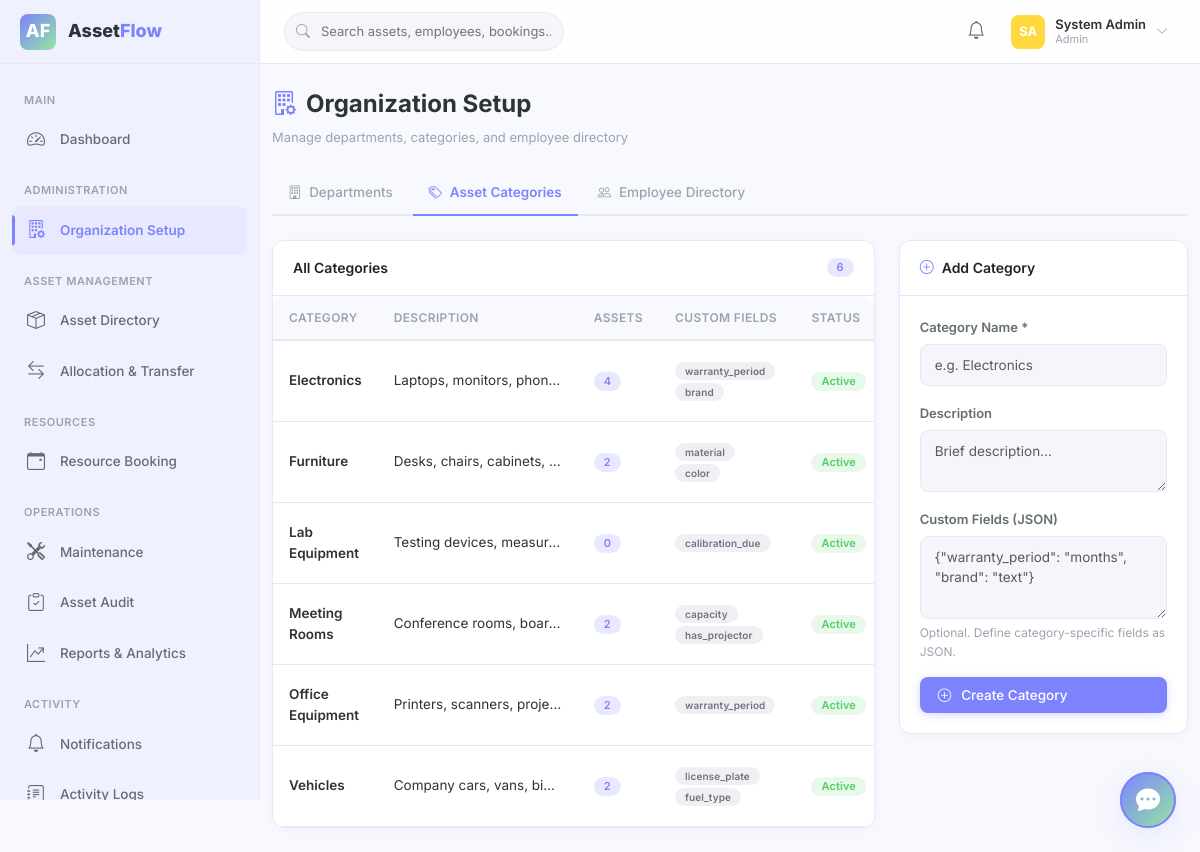
/organization/categories (signed in), run on the app's committed database.
### tables this page shows
CREATE TABLE asset_categories (
    id              INT AUTO_INCREMENT PRIMARY KEY,
    name            VARCHAR(100) NOT NULL,
    description     TEXT DEFAULT NULL,
    custom_fields   JSON DEFAULT NULL,
    status          ENUM('Active','Inactive') NOT NULL DEFAULT 'Active',
    created_at      TIMESTAMP DEFAULT CURRENT_TIMESTAMP,
    updated_at      TIMESTAMP DEFAULT CURRENT_TIMESTAMP ON UPDATE CURRENT_TIMESTAMP,
    INDEX idx_cat_status (status)
);

### app/Controllers/CategoryController.php (called while the page is built, shortened)
<?php
class CategoryController extends Controller
{
    public function index(): void
    {
        $categories = Database::fetchAll(
            "SELECT c.*, (SELECT COUNT(*) FROM assets WHERE category_id = c.id) as asset_count
             FROM asset_categories c ORDER BY c.name"
        );
        $this->view('organization/categories', [
            'categories' => $categories,
            'activeTab'  => 'categories',
        ], 'Asset Categories — AssetFlow');
    }
}

### public/index.php (called while the page is built, shortened)
<?php
require_once APP_PATH . '/Config/Database.php';
require_once APP_PATH . '/Core/Router.php';
require_once APP_PATH . '/Core/Controller.php';
require_once APP_PATH . '/Core/Helpers.php';
Router::dispatch();

### app/Config/Database.php (called while the page is built, shortened)
<?php
class Database
{
    private static ?PDO $instance = null;
    private static string $host = 'localhost';
    private static string $dbname = 'assetflow';
    private static string $username = 'root';
    private static string $password = '';
    private static string $charset = 'utf8mb4';
    public static function getInstance(): PDO
    {
        if (self::$instance === null) {
            $dsn = "mysql:host=" . self::$host . ";dbname=" . self::$dbname . ";charset=" . self::$charset;
            $options = [
                PDO::ATTR_ERRMODE            => PDO::ERRMODE_EXCEPTION,
                PDO::ATTR_DEFAULT_FETCH_MODE => PDO::FETCH_ASSOC,
                PDO::ATTR_EMULATE_PREPARES   => false,
            ];
            try {
                self::$instance = new PDO($dsn, self::$username, self::$password, $options);
            } catch (PDOException $e) {
                die("Database connection failed: " . $e->getMessage());
            }
        }
        return self::$instance;
    }
    public static function query(string $sql, array $params = []): PDOStatement
    {
        $stmt = self::getInstance()->prepare($sql);
        $stmt->execute($params);
        return $stmt;
    }
    public static function fetchAll(string $sql, array $params = []): array
    {
        return self::query($sql, $params)->fetchAll();
    }
}

### app/Views/organization/categories.php (the view, shortened to what this page needs)
<div class="page-header fade-in">
    <div>
        <h1><i class="bi bi-building-gear"></i> Organization Setup</h1>
        <p>Manage departments, categories, and employee directory</p>
    </div>
</div>
<ul class="nav nav-tabs mb-4 fade-in">
    <li class="nav-item"><a class="nav-link" href="/organization/departments"><i class="bi bi-building me-1"></i> Departments</a></li>
    <li class="nav-item"><a class="nav-link active" href="/organization/categories"><i class="bi bi-tags me-1"></i> Asset Categories</a></li>
    <li class="nav-item"><a class="nav-link" href="/organization/employees"><i class="bi bi-people me-1"></i> Employee Directory</a></li>
</ul>
<div class="row g-4">
    <div class="col-lg-8">
        <div class="card fade-in">
            <div class="card-header d-flex justify-content-between align-items-center">
                <span>All Categories</span>
                <span class="badge bg-primary-subtle text-primary"><?= count($categories) ?></span>
            </div>
            <div class="card-body p-0">
                <div class="table-responsive">
                    <table class="table table-hover mb-0">
                        <thead>
                            <tr><th>Category</th><th>Description</th><th>Assets</th><th>Custom Fields</th><th>Status</th><th>Actions</th></tr>
                        </thead>
                        <tbody>
                            <?php if (empty($categories)): ?>
                            <tr><td colspan="6" class="text-center py-4 text-muted">No categories found</td></tr>
                            <?php else: foreach ($categories as $cat): ?>
                            <tr>
                                <td style="font-weight:600;"><?= Helpers::e($cat['name']) ?></td>
                                <td style="max-width:200px;overflow:hidden;text-overflow:ellipsis;white-space:nowrap;">
                                    <?= Helpers::e($cat['description'] ?? '—') ?>
                                </td>
                                <td><span class="badge bg-primary-subtle text-primary"><?= $cat['asset_count'] ?></span></td>
                                <td>
                                    <?php
                                    $fields = json_decode($cat['custom_fields'] ?? '{}', true);
                                    if ($fields) {
                                        foreach ($fields as $k => $v) {
                                            echo '<span class="badge bg-secondary-subtle text-secondary me-1" style="font-size:10px;">' . Helpers::e($k) . '</span>';
                                        }
                                    } else {
                                        echo '<span class="text-muted">—</span>';
                                    }
                                    ?>
                                </td>
                                <td><?= Helpers::statusBadge($cat['status']) ?></td>
                            </tr>
                            <?php endforeach; endif; ?>
                        </tbody>
                    </table>
                </div>
            </div>
        </div>
    </div>
    <div class="col-lg-4">
        <div class="card fade-in">
            <div class="card-header"><i class="bi bi-plus-circle me-2" style="color:var(--primary)"></i>Add Category</div>
            <div class="card-body">
                <form method="POST" action="/organization/categories">
                    <div class="mb-3">
                        <label class="form-label">Category Name *</label>
                        <input type="text" name="name" class="form-control" placeholder="e.g. Electronics" required>
                    </div>
                    <div class="mb-3">
                        <label class="form-label">Description</label>
                        <textarea name="description" class="form-control" rows="2" placeholder="Brief description..."></textarea>
                    </div>
                    <div class="mb-3">
                        <label class="form-label">Custom Fields (JSON)</label>
                        <textarea name="custom_fields" class="form-control" rows="3" placeholder='{"warranty_period": "months", "brand": "text"}'></textarea>
                        <div class="form-text">Optional. Define category-specific fields as JSON.</div>
                    </div>
                    <button type="submit" class="btn btn-primary w-100"><i class="bi bi-plus-circle me-1"></i> Create Category</button>
                </form>
            </div>
        </div>
    </div>
</div>

### app/Core/Helpers.php (shortened to what this page needs)
<?php
class Helpers
{
    public static function e(string $value): string
    {
        return htmlspecialchars($value, ENT_QUOTES, 'UTF-8');
    }
    public static function statusBadge(string $status): string
    {
        $class = $map[$status] ?? 'bg-secondary-subtle text-secondary';
        return '<span class="badge rounded-pill ' . $class . '">' . self::e($status) . '</span>';
    }
}

### app/Core/Router.php (shortened to what this page needs)
<?php
class Router
{
    private static array $routes = [];
    public static function get(string $path, string $controller, string $action): void
    {
        self::$routes[] = [
            'method'     => 'GET',
            'path'       => $path,
            'controller' => $controller,
            'action'     => $action,
        ];
    }
    public static function post(string $path, string $controller, string $action): void
    {
        self::$routes[] = [
            'method'     => 'POST',
            'path'       => $path,
            'controller' => $controller,
            'action'     => $action,
        ];
    }
    public static function dispatch(): void
    {
        $method = $_SERVER['REQUEST_METHOD'];
        $uri = parse_url($_SERVER['REQUEST_URI'], PHP_URL_PATH);
        $uri = rtrim($uri, '/') ?: '/';
        foreach (self::$routes as $route) {
            if ($route['method'] !== $method) {
                continue;
            }
            $params = self::matchRoute($route['path'], $uri);
            if ($params !== false) {
                $actionName = $route['action'];
                $controller = new $controllerName();
                call_user_func_array([$controller, $actionName], $params);
                return;
            }
        }
    }
    private static function matchRoute(string $pattern, string $uri): array|false
    {
        $regex = preg_replace('/\{([a-zA-Z_]+)\}/', '(?P<$1>[^/]+)', $pattern);
        $regex = '#^' . $regex . '$#';
        if (preg_match($regex, $uri, $matches)) {
            $params = [];
            return $params;
        }
        return false;
    }
}

### public/css/custom.css (style rules this page uses)
.page-header { display: flex; align-items: center; justify-content: space-between; margin-bottom: 24px; flex-wrap: wrap; gap: 12px; }
.page-header h1 { font-size: 1.5rem; font-weight: 700; display: flex; align-items: center; gap: 10px; }
.page-header h1 i { color: var(--primary); }
.page-header p { color: var(--text-muted); font-size: 13px; margin: 2px 0 0 0; }
.fade-in { animation: fadeIn 0.4s ease; }

### data on the page
asset_categories: name "Electronics", description "Laptops, monitors, phon…", asset_count "4", k "warranty_period", k "brand", status "Active"
asset_categories: name "Furniture", description "Desks, chairs, cabinets,…", asset_count "2", k "material", k "color", status "Active"
asset_categories: name "Lab Equipment", description "Testing devices, measur…", asset_count "0", k "calibration_due", status "Active"
asset_categories: name "Meeting Rooms", description "Conference rooms, boar…", asset_count "2", k "capacity", k "has_projector", status "Active"
asset_categories: name "Office Equipment", description "Printers, scanners, proje…", asset_count "2", k "warranty_period", status "Active"
asset_categories: name "Vehicles", description "Company cars, vans, bi…", asset_count "2", k "license_plate", k "fuel_type", status "Active"

### other printed values
count($categories) "6"
